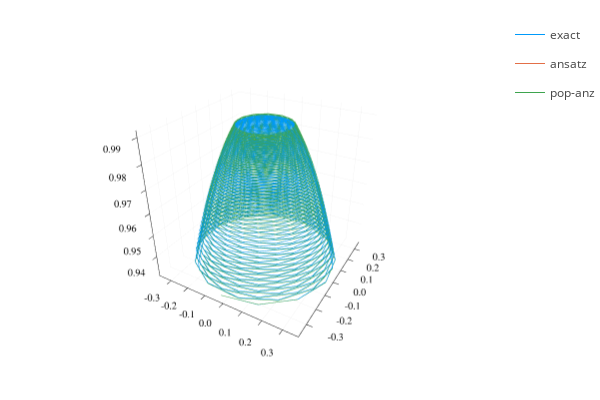

The notebook cell this image was saved under:
### Code cell
Plots.plotlyjs()
plt = Plots.plot(xyz(bₑ), label="exact")
plt = Plots.plot!(xyz(bᵃⁿᶻ), label="ansatz")
plt = Plots.plot!(xyz(bᵖᵒᵖᵃⁿᶻ), label="pop-anz")
#plt = Plots.plot!(xyz(bᵖᵒᵖ), label="pop")
#plt = Plots.plot!(xyz(bʳᵉᵍ), label="reg-pop")

### Figure 1 — Plotly figure (JSON) as saved in the notebook; plotly's stock layout.template omitted (floating-point values rounded to 4 significant figures; data arrays with more than 128 entries replaced by an {"elided": "..."} marker saying what was removed)
{"data": [{"colorbar": {"title": ""}, "legendgroup": "exact", "line": {"color": "rgba(0, 154, 250, 1.000)", "dash": "solid", "shape": "linear", "width": 1}, "mode": "lines", "name": "exact", "scene": "scene", "showlegend": true, "type": "scatter3d", "x": {"elided": "1256 float values"}, "xaxis": "x", "y": {"elided": "1256 float values"}, "yaxis": "y", "z": {"elided": "1256 float values"}, "zaxis": "z", "zmax": null, "zmin": null}, {"colorbar": {"title": ""}, "legendgroup": "ansatz", "line": {"color": "rgba(227, 111, 71, 1.000)", "dash": "solid", "shape": "linear", "width": 1}, "mode": "lines", "name": "ansatz", "scene": "scene", "showlegend": true, "type": "scatter3d", "x": {"elided": "1256 float values"}, "xaxis": "x", "y": {"elided": "1256 float values"}, "yaxis": "y", "z": {"elided": "1256 float values"}, "zaxis": "z", "zmax": null, "zmin": null}, {"colorbar": {"title": ""}, "legendgroup": "pop-anz", "line": {"color": "rgba(62, 164, 78, 1.000)", "dash": "solid", "shape": "linear", "width": 1}, "mode": "lines", "name": "pop-anz", "scene": "scene", "showlegend": true, "type": "scatter3d", "x": {"elided": "1256 float values"}, "xaxis": "x", "y": {"elided": "1256 float values"}, "yaxis": "y", "z": {"elided": "1256 float values"}, "zaxis": "z", "zmax": null, "zmin": null}], "layout": {"annotations": [], "height": 400, "legend_position": {"bgcolor": "rgba(255, 255, 255, 1.000)", "bordercolor": "rgba(0, 0, 0, 1.000)", "borderwidth": 1, "font": {"color": "rgba(0, 0, 0, 1.000)", "family": "sans-serif", "size": 11}, "title": {"font": {"color": "rgba(0, 0, 0, 1.000)", "family": "sans-serif", "size": 15}, "text": ""}, "tracegroupgap": 0, "traceorder": "normal", "x": 1, "xanchor": "auto", "y": 1, "yanchor": "auto"}, "margin": {"b": 20, "l": 0, "r": 0, "t": 20}, "paper_bgcolor": "rgba(255, 255, 255, 1.000)", "plot_bgcolor": "rgba(255, 255, 255, 1.000)", "scene": {"camera": {"eye": {"x": 1.126, "y": -1.95, "z": 1.3}}, "domain": {"x": [0.06582, 0.9934], "y": [0.03762, 0.9902]}, "xaxis": {"gridcolor": "rgba(0, 0, 0, 0.100)", "gridwidth": 0.5, "linecolor": "rgba(0, 0, 0, 1.000)", "mirror": false, "range": [-0.3709, 0.3734], "showgrid": true, "showline": true, "showticklabels": true, "tickangle": 0, "tickcolor": "rgb(0, 0, 0)", "tickfont": {"color": "rgba(0, 0, 0, 1.000)", "family": "sans-serif", "size": 11}, "tickmode": "array", "ticks": "inside", "ticktext": ["-0.3", "-0.2", "-0.1", "0.0", "0.1", "0.2", "0.3"], "tickvals": [-0.3, -0.2, -0.1, 0, 0.1, 0.2, 0.3], "title": "", "titlefont": {"color": "rgba(0, 0, 0, 1.000)", "family": "sans-serif", "size": 15}, "type": "-", "visible": true, "zeroline": false, "zerolinecolor": "rgba(0, 0, 0, 1.000)"}, "yaxis": {"gridcolor": "rgba(0, 0, 0, 0.100)", "gridwidth": 0.5, "linecolor": "rgba(0, 0, 0, 1.000)", "mirror": false, "range": [-0.3765, 0.3713], "showgrid": true, "showline": true, "showticklabels": true, "tickangle": 0, "tickcolor": "rgb(0, 0, 0)", "tickfont": {"color": "rgba(0, 0, 0, 1.000)", "family": "sans-serif", "size": 11}, "tickmode": "array", "ticks": "inside", "ticktext": ["-0.3", "-0.2", "-0.1", "0.0", "0.1", "0.2", "0.3"], "tickvals": [-0.3, -0.2, -0.1, 0, 0.1, 0.2, 0.3], "title": "", "titlefont": {"color": "rgba(0, 0, 0, 1.000)", "family": "sans-serif", "size": 15}, "type": "-", "visible": true, "zeroline": false, "zerolinecolor": "rgba(0, 0, 0, 1.000)"}, "zaxis": {"gridcolor": "rgba(0, 0, 0, 0.100)", "gridwidth": 0.5, "linecolor": "rgba(0, 0, 0, 1.000)", "mirror": false, "range": [0.9303, 0.9925], "showgrid": true, "showline": true, "showticklabels": true, "tickangle": 0, "tickcolor": "rgb(0, 0, 0)", "tickfont": {"color": "rgba(0, 0, 0, 1.000)", "family": "sans-serif", "size": 11}, "tickmode": "array", "ticks": "inside", "ticktext": ["0.94", "0.95", "0.96", "0.97", "0.98", "0.99"], "tickvals": [0.94, 0.95, 0.96, 0.97, 0.98, 0.99], "title": "", "titlefont": {"color": "rgba(0, 0, 0, 1.000)", "family": "sans-serif", "size": 15}, "type": "-", "visible": true, "zeroline": false, "zerolinecolor": "rgba(0, 0, 0, 1.000)"}}, "showlegend": true, "width": 600}}
